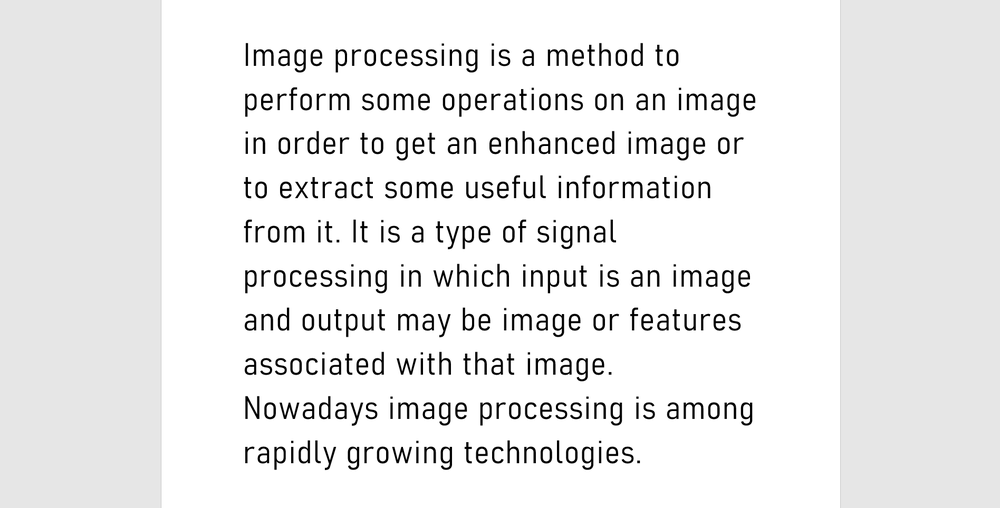
#> input picture ex1.png, 1000 x 508 px, shrunk from 1896 x 964 before the run
$ jupyter execute --allow-errors gaze.ipynb
#> lines starting #> are read from the running program, lines starting #| are printed output that depends on the picture; after the words box and inside, x2 and y2 are one past the last pixel; in counts of white or black regions, pixels touching at a corner belong together
[cell 1]
import cv2
import matplotlib.pyplot as plt
import numpy as np
from PIL import Image
from skimage.color import rgb2gray
import scipy
from scipy import ndimage, misc
from scipy.ndimage import interpolation as inter
from scipy.signal import convolve2d
from math import sqrt as math_sqrt
from math import pi as math_pi
import matplotlib.image as mat
from emnist import list_datasets
from emnist import extract_training_samples
from emnist import extract_test_samples
from sklearn import svm
from joblib import load
import docx
from textblob import TextBlob
import pandas as pd
import tensorflow as tf
from tensorflow.keras.models import load_model
from skimage.transform import resize, pyramid_reduce
from spellchecker import SpellChecker as sc
import random

[cell 2]
img = cv2.imread('ex1.png')
#> img is the input picture: shape (508, 1000, 3); min 0, max 255, mean 235.1
plt.imshow(img, cmap="gray", aspect="auto")
img = cv2.cvtColor(img,cv2.COLOR_BGR2GRAY)
#> img: shape (508, 1000)
(t,u) = img.shape
plt.imshow(img,cmap="gray",aspect='auto')

# copies of array for further use
copy_1= np.empty_like(img)
copy_1[:,:]=img[:,:]

[cell 3]
# Adaptive thresholding is best for the project as compared to Otsu or Binary thresholding

Binary_img = cv2.adaptiveThreshold(img,255,cv2.ADAPTIVE_THRESH_GAUSSIAN_C,cv2.THRESH_BINARY,11,2)
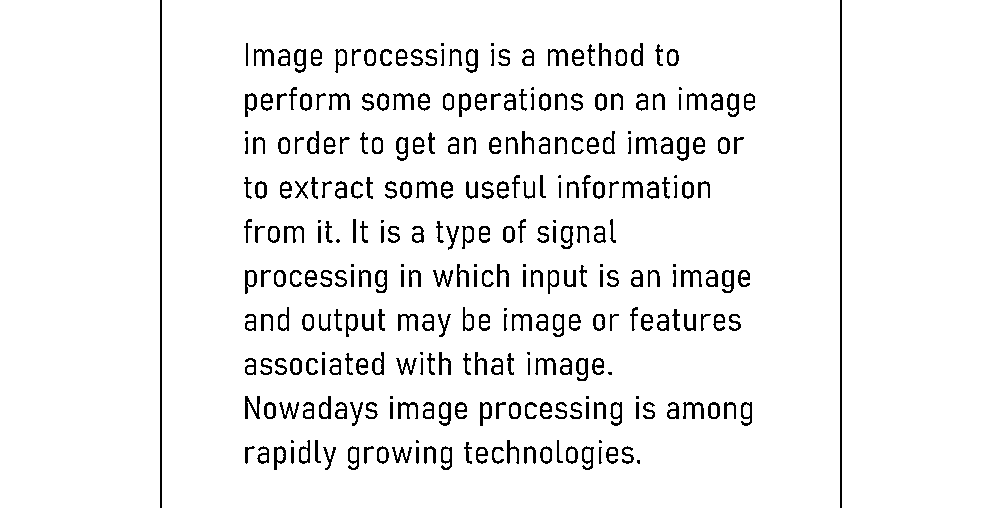
#> Binary_img: shape (508, 1000); 94.3% white; black in thin lines or dots, all inside (x1, y1, x2, y2) = (160, 0, 842, 508)
fig,a =  plt.subplots(1,2)
a[0].imshow(img,cmap="gray",aspect='auto')
a[1].imshow(Binary_img,cmap="gray",aspect='auto')
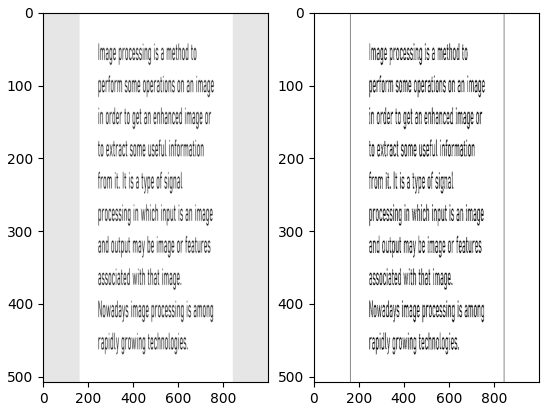
#> figure drawn by matplotlib, 2 panels

[cell 4]
'''
 Noise Removal: The main objective of the Noise removal stage is to smoothen the image by
 removing small dots which have high intensity than the rest of the image.
'''
# Noise removal by using OpenCV medianBlur
def estimate_noise(I):
    H, W = I.shape
    M = [[1, -2, 1],
       [-2, 4, -2],
       [1, -2, 1]]
    sigma = np.sum(np.sum(np.absolute(convolve2d(I, M))))
#> sigma = 10676340
    sigma = sigma * math_sqrt(0.5 * math_pi) / (6 * (W-2) * (H-2))
#> sigma = 4.42
    return sigma

w = estimate_noise(Binary_img)
#> w = 4.42

if w>10:
    img1 = cv2.medianBlur(Binary_img,5)
    img2 = cv2.medianBlur(img1,3)
    denoise_img = cv2.medianBlur(img2, 1)
else :
    denoise_img = Binary_img

fig,a =  plt.subplots(1,2)
a[0].imshow(Binary_img,cmap="gray",aspect='auto')
a[1].imshow(denoise_img,cmap="gray",aspect='auto')

[cell 5]
'''
Skeletonization: Different writers have a different style of writing and hence different stroke width.
Hence, have to make width of the strokes uniform.
Here morphological closing operation is performed i.e. image is dilated then eroded.
Thus all the pixels near boundary will be discarded depending upon the size of kernel.
'''
kernel = np.ones((2,2),np.uint8)
img_erode = cv2.dilate(denoise_img,kernel,iterations = 1)
#> img_erode: shape (508, 1000); 97.1% white; black in thin lines or dots, all inside (x1, y1, x2, y2) = (161, 0, 842, 508)
img_dilation = cv2.erode(img_erode,kernel,iterations = 1)
#> img_dilation: shape (508, 1000); 94.3% white; black in thin lines or dots, all inside (x1, y1, x2, y2) = (161, 0, 843, 508)

fig, a =  plt.subplots(1,2)
a[0].imshow(denoise_img,cmap="gray",aspect='auto')
a[1].imshow(img_dilation,cmap="gray",aspect='auto')

cpy = np.empty_like(img_dilation)
cpy[:,:]=img_dilation[:,:]
cpy2= np.empty_like(img_dilation)
cpy2[:,:]=img_dilation[:,:]
cpy11= np.empty_like(img_dilation)
cpy11[:,:]=img_dilation[:,:]

[cell 6]
'''
Skew Correction: While scanning a document, it might be slightly skewed (image aligned at a certain
angle with horizontal) ometimes, While extracting the information from the scanned image, detecting
& correcting the skew is crucial. Several techniques skew correction are:
Projection profile method, Hough transformation method, Topline method, Scanline method

 Here Projection profile method is used.
 In this method,
    i) Taking the sum of black pixels in row wise to get a histogram of pixels along the height of the image.
   ii) Now the image is rotated at various angles  and the variance  will be calculated  The angle at which
       the maximum variance is found, that corresponding angle will be the Skew angle for the image.
  iii) After finding the Skew angle, we can correct the skewness by rotating the image through an angle
      equal to the skew angle in the opposite direction of skew.

'''
fig,a =  plt.subplots(1,2)
a[0].imshow(img_dilation,cmap="gray",aspect='auto')


#applying inversion
for i in range(t) :
    for j in range(u) :
        if img_dilation[i,j] == 255 :
            img_dilation[i,j] = 0
        else :
            img_dilation[i,j] = 255

# function to find the histogram with rotating the image
def find_variance(arr, angle):
    data = inter.rotate(arr, angle, reshape=False, order=0)
    row_histogram = data.shape[1] - np.sum(data, axis=1)//255
    variance = np.sum((row_histogram[1:] - row_histogram[:-1]) ** 2)
    return row_histogram, variance

#find the angle
delta = 1
limit = 40
angles = np.arange(-limit, limit+delta, delta) #This process fails if we take the angles more than
                                               #60 we might end up getting a upside down img.
variances = []
angles
for angle in angles:
    row_histogram, variance = find_variance(img_dilation, angle)
    variances.append(variance)
#> this loop made 81 passes
#> variance on passes 1 to 8: 16514, 17326, 19250, 19684, 21331, 19491, 20391, 18095
#> pass 1, in find_variance, `data = inter.rotate(arr, angle, reshape=False, order=0)`:
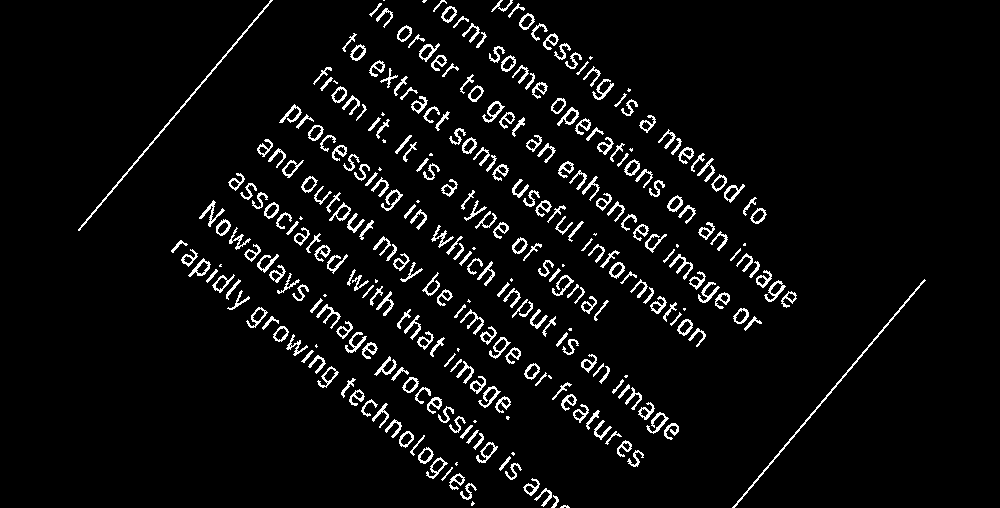
#> data: shape (508, 1000); 5.3% white in thin lines or dots, all inside (x1, y1, x2, y2) = (78, 0, 926, 508)
#> after the loop, variances = 81 values, max 701040 at index 40, min 13488 at index 35, mean 31009.5
best_variance = max(variances)
#> best_variance = 701040
best_angle = angles[variances.index(best_variance)]
#> best_angle = 0

# correct skew
skewed_img = inter.rotate(img_dilation,best_angle, reshape=False, order=0)

#applying inversion
for i in range(t) :
    for j in range(u) :
        if skewed_img[i,j] == 0 :
            skewed_img[i,j] = 255
        else :
            skewed_img[i,j] = 0

a[1].imshow(skewed_img,cmap="gray",aspect='auto')

#copies of array for further use
cpy14= np.empty_like(skewed_img)
cpy14[:,:]=skewed_img[:,:]
cpy15= np.empty_like(skewed_img)
cpy15[:,:]=skewed_img[:,:]
cpy20= np.empty_like(skewed_img)
cpy20[:,:]=skewed_img[:,:]
cpy21= np.empty_like(skewed_img)
cpy21[:,:]=skewed_img[:,:]

[cell 7]
# code for removing the noise between sentences for next algo to work perfectly
horizontal_hist = skewed_img.shape[1] - np.sum(skewed_img,axis=1,keepdims=True)//255
#> horizontal_hist = 508 values, max 308 at index 96, min 4 at index 0, mean 56.82
l = sum(horizontal_hist)//len(horizontal_hist)
#> l = [56]
for i in range(len(horizontal_hist)):
    if horizontal_hist[i]<l//7:
        skewed_img[i,:]=255
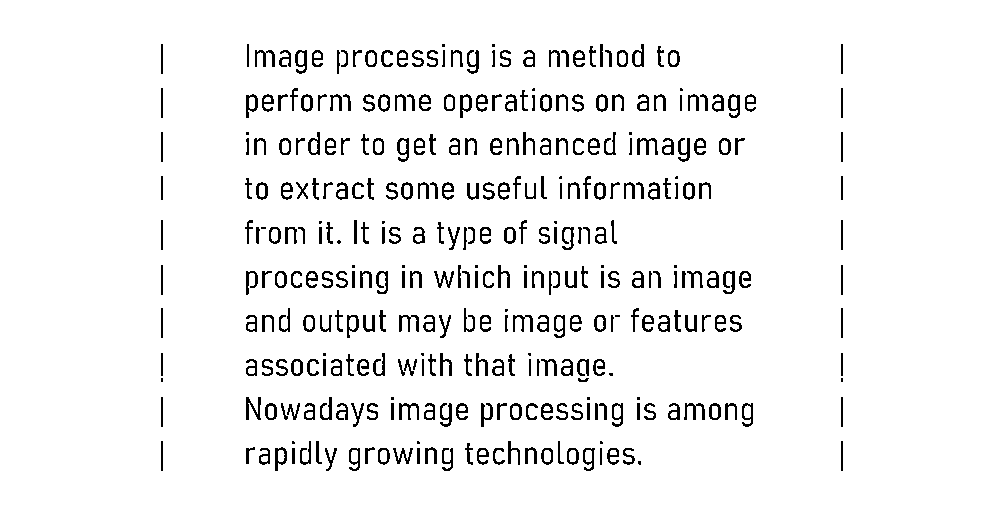
#> skewed_img: shape (508, 1000); 94.5% white; black in thin lines or dots, all inside (x1, y1, x2, y2) = (161, 44, 843, 471)

plt.imshow(skewed_img,cmap="gray",aspect='auto')

horizontal_hist = []

[cell 8]
'''
 Line level Segmentation : The idea is, If we Horizontally project the binary image,Rows that represent
the text in a line have high No.of  pixels which correspond to higher peaks in the histogram.
Rows that represent the gaps in-between the lines have high No.of background pixels which correspond to lower
peaks in the histogram.
'''
#function for finding gap between lines
def find_space(arr,i):
    k = 0
    while arr[i+1+k][0]<3: #l//3
        k=k+1
        if i+1+k == t-1:
            k = 0
            break
    return k

#a histogram to know how many balck pixels are present in a particular row
horizontal_hist = skewed_img.shape[1] - np.sum(skewed_img,axis=1,keepdims=True)//255
#> horizontal_hist = 508 values, max 308 at index 96, min 0 at index 0, mean 55.1
l = sum(horizontal_hist)//len(horizontal_hist)
#> l = [55]
row_no =[]

w = find_space(horizontal_hist,0)
#> the loop in find_space, `while arr[i+1+k][0]<3:` made 43 passes
#> after the loop in find_space, `while arr[i+1+k][0]<3:`: k = 43
#> w = 43
row_no.append(95*w//100)

for i in range(t-1) :

  if horizontal_hist[i][0]>2:#l
    if horizontal_hist[i+1][0] <3:#l
        x = find_space(horizontal_hist,i)
        havg = 10
        if x > havg :
            row_no.append(i+x*10//100)
            row_no.append(i+x*95//100)
#> this loop made 507 passes
#> x on passes 74, 118, 162, 200, 250, 295, 338, 376: 14, 14, 14, 20, 15, 13, 15, 2
#> after the loop, row_no = [40, 74, 86, 118, 130, 162, 174, 201, 218, 250, 263, 295, 306, 338, 351, 382, 395, 427, 439]

k = 0
while horizontal_hist[t-1-k][0] < l :
    k = k+1
#> this loop made 44 passes
#> after the loop, k = 44
k = 80*k//100
#> k = 35
row_no.append(t-1-k)

for i in row_no :
    skewed_img[i,:] = 100
#> this loop made 20 passes
#> i on passes 1 to 8: 40, 74, 86, 118, 130, 162, 174, 201
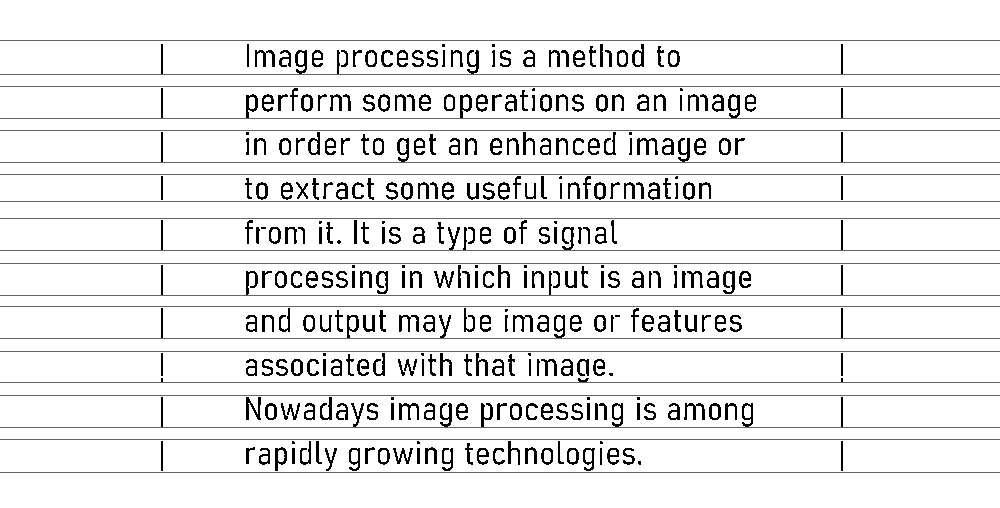
#> skewed_img: shape (508, 1000); 3.94% of pixels changed, all inside (x1, y1, x2, y2) = (0, 40, 1000, 473)
Line_seg = skewed_img
fig,a =  plt.subplots(1,2)
a[0].imshow(cpy14,cmap="gray",aspect='auto')
a[1].imshow(Line_seg,cmap="gray",aspect='auto')

# copies of array for further use
cpy3 = np.empty_like(Line_seg)
cpy3[:,:]=Line_seg[:,:]

[cell 9]
'''
Word level Segmentation : here we need to use  vertical histograms to find the space between the words
in the line segmented image
'''
#code to find gap betwwen words
def find_gap(array,index):
    k = 0
    while array[0][index+1+k]<2:
        k=k+1
        if index+1+k == u:
            k = 0
            break
    return k

lines = []
final_lines = []
for i in range(len(row_no)) :
    if i%2 == 0 :
        vertical_hist =  Line_seg[row_no[i]+1:row_no[i+1]-1,:].shape[0] - np.sum(Line_seg[row_no[i]+1:row_no[i+1]-1,:],axis=0,keepdims=True)//255
        lines.append(vertical_hist)
#> this loop made 20 passes
#> after the loop, lines = 10 items


for i in lines :
    ver_lines = []
    y =[]
    x = find_gap(i,0)
    ver_lines.append(99*x//100)

    for j in range (u-1):
        if i[0][j] >1 and  i[0][j+1]<2:
            x = find_gap(i,j)
            y.append(x)
    if max(y)>=2*(sum(y)//len(y)):
        xavg = (max(y)//1.7)
    else:
        xavg = max(y)+10

    for j in range (u-1):
        if i[0][j] >1 and  i[0][j+1]<2:
            x = find_gap(i,j)
            if x>xavg:
                ver_lines.append(j+(3*x//10))
                ver_lines.append(j+(7*x//10))

    k=0
    while i[0][u-1-k] < 2 :
        k = k+1
    k = 99*k//100
    ver_lines.append(u-1-k)
    final_lines.append(ver_lines)
#> this loop made 10 passes
#> (k, xavg) on passes 1 to 6: (155, 94), (155, 50), (155, 56), (155, 76), (155, 131), (155, 52)

final_list = []
for i in range(len(row_no)):
    if i%2 == 0 :
        final_list.append([row_no[i],row_no[i+1],final_lines[i//2]])

array = cpy21
for i in final_list:
    x1 = i[0]
    x2 = i[1]
    y = i[2]
    for i in range(len(y)):
        if i%2 == 0 :
            array[x1,y[i]:y[i+1]] = 100
            array[x2,y[i]:y[i+1]] = 100
            array[x1:x2,y[i]] = 100
            array[x1:x2,y[i+1]] = 100
#> this loop made 10 passes
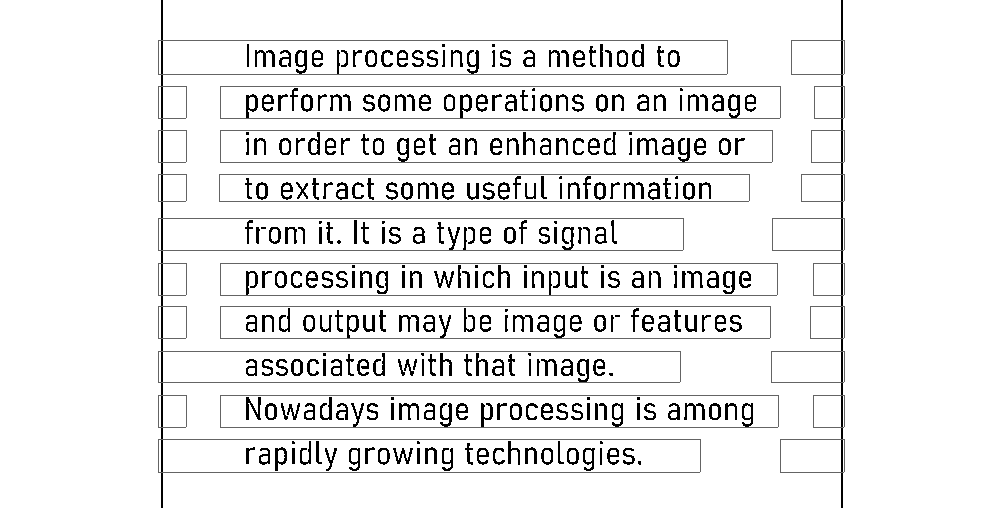
#> array: shape (508, 1000); min 0, max 255, mean 236.3
fig,a =  plt.subplots(1,2)
a[0].imshow(cpy3,cmap="gray",aspect='auto')
a[1].imshow(array,cmap="gray",aspect='auto')

# copies of array for further use
cpy4 = np.empty_like(array)
cpy4[:,:]=array[:,:]

[cell 10]
'''
Deslanting :
i) Taking the sum of black pixels in column wise to get a histogram of pixels along the width of the word.
ii) Now the image is sheared at various matrices  and the variance  will be calculated. The angle at which
the maximum variance is found, that corresponding angle will be the shear matrix for the image.
iii) After finding the matrix, we can correct the slant by shearing the image that matrix.
'''

#function to to shear the image
def find_variance2(arr, x ):
    m = np.array([[1,x,0],[0,1,0]])
    rows,col = arr.shape
    k = np.zeros((1000,1000))
    x = (1000-rows)//2
    y = (1000-col)//2
    k[x:x+rows,y:y+col] = arr[:,:]
    rows,col = k.shape
    data = cv2.warpAffine(k, m, (rows,col))
    row_histogram = np.sum(data, axis=0)
    variance = np.sum((row_histogram[1:] - row_histogram[:-1]) ** 2)
    return row_histogram, variance

for i in final_list:
    w =i[0]
    z =i[1]
    f =i[2]
    for p in range(len(f)):
        if p%2 == 0 :
            variances = []
            img = array[w+1:z-1,f[p]+1:f[p+1]-1]
            l = z-w-2
            k = f[p+1]-f[p]-2
            for i in range(l) :
                for j in range(k) :
                    if img[i,j] == 255 :
                        img[i,j] = 0
                    else :
                        img[i,j] = 255

            delta = 0.05
            angles = np.arange(-0.9,0.9, delta)
            variances = []

            for angle in angles:
                row_histogram, variance = find_variance2(img,angle)
                variances.append(variance)
            best_variance = max(variances)
            best_angle = angles[variances.index(best_variance)]
            rows,col = img.shape
            m = np.array([[1,best_angle,0],[0,1,0]])
            dst = cv2.warpAffine(img, m, (col,rows))

            for i in range(l) :
                for j in range(k) :
                    if dst[i,j] == 255 :
                        dst[i,j] = 0
                    else :
                        dst[i,j] = 255
            cpy11[w+1:z-1,f[p]+1:f[p+1]-1] = dst
            cpy14[w+1:z-1,f[p]+1:f[p+1]-1] = dst
#> this loop made 10 passes
#> pass 1, in find_variance2, `data = cv2.warpAffine(k, m, (rows,col))`:
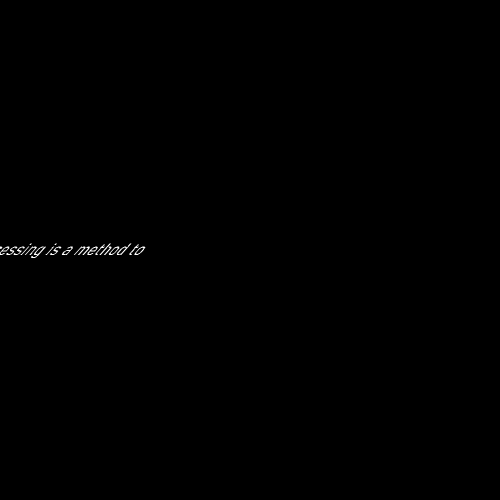
#> data: shape (1000, 1000) float64 (shown at 1/2 size); min 0, max 255, mean 0.4
fig,a =  plt.subplots(1,2)
a[0].imshow(cpy4,cmap="gray",aspect='auto')
a[1].imshow(cpy14,cmap="gray",aspect='auto')


# copies of array for further use
cpy5 = np.empty_like(array)
cpy5[:,:]=cpy11[:,:]
cpy9 = np.empty_like(cpy14)
cpy9[:,:]=cpy14[:,:]

[cell 11]
'''
Character level Segmentation : here we need to use vertical histograms to find the minute space between
the characters in the between words
'''
def find_gap(array,index):
    k = 0
    while array[0][index+1+k]<1:
        k=k+1
        if index+1+k == u:
            k = 0
            break
    return k

def Remove(duplicate):
    final_list = []
    for num in duplicate:
        if num not in final_list:
            final_list.append(num)
    return final_list

lines = []
final_lines = []
for i in range(len(row_no)) :
    if i%2 == 0 :
        vertical_hist =  cpy11[row_no[i]+1:row_no[i+1]-1,:].shape[0] - np.sum(Line_seg[row_no[i]+1:row_no[i+1]-1,:],axis=0,keepdims=True)//255
        lines.append(vertical_hist)


for i in lines :
    ver_lines = []
    y =[]


    for j in range (u-1):
        if i[0][j] >0 and  i[0][j+1]<1:
            x = find_gap(i,j)
            y.append(x)
    xavg = max(y)//2


    for j in range (u-1):
        if i[0][j] >0 and  i[0][j+1]<1:
            x = find_gap(i,j)
            if  x>1:
                ver_lines.append(j+x-2)

    final_lines.append(ver_lines)
#> this loop made 10 passes

final_list2 = []
for i in range(len(row_no)):
    if i%2 == 0 :
        final_list2.append([row_no[i],row_no[i+1],final_lines[i//2]])

for i in range(len(final_list2)):
    d = final_list[i]
    f = d[2]
    e = final_list2[i]
    v = e[2]
    w = []
    for j  in range(len(f)):
        if j%2 == 0:
            w = []
            for l in range(len(v)):
                if v[l]>f[j]+7 and v[l]<f[j+1]:
                    w.append(v[l])
            w.append(f[j])
            w.append(f[j+1])
            w.sort()
            p = Remove(w)
            d.append(p)


array2 = cpy14
for i in final_list:
    x1 = i[0]
    x2 = i[1]
    z = i[2]
    for f in range(len(z)):
        if f%2 == 0 :
            array2[x1,z[f]:z[f+1]] = 100
            array2[x2,z[f]:z[f+1]] = 100


    for o in range(3,len(i)):
        y = i[o]
        for k in range(len(y)):
            array2[x1:x2,y[k]] = 100
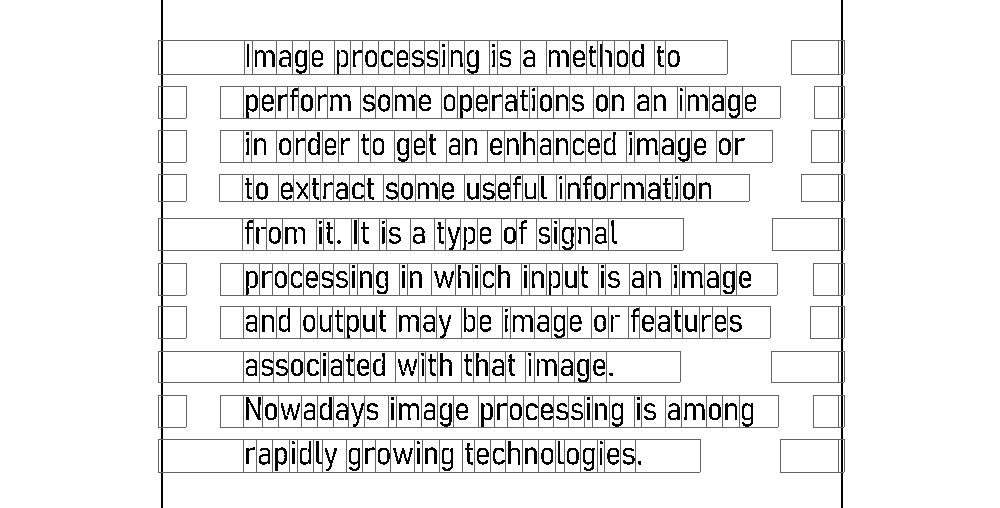
#> array2: shape (508, 1000); min 0, max 255, mean 233.6

plt.imshow(array2,cmap="gray",aspect='auto')
